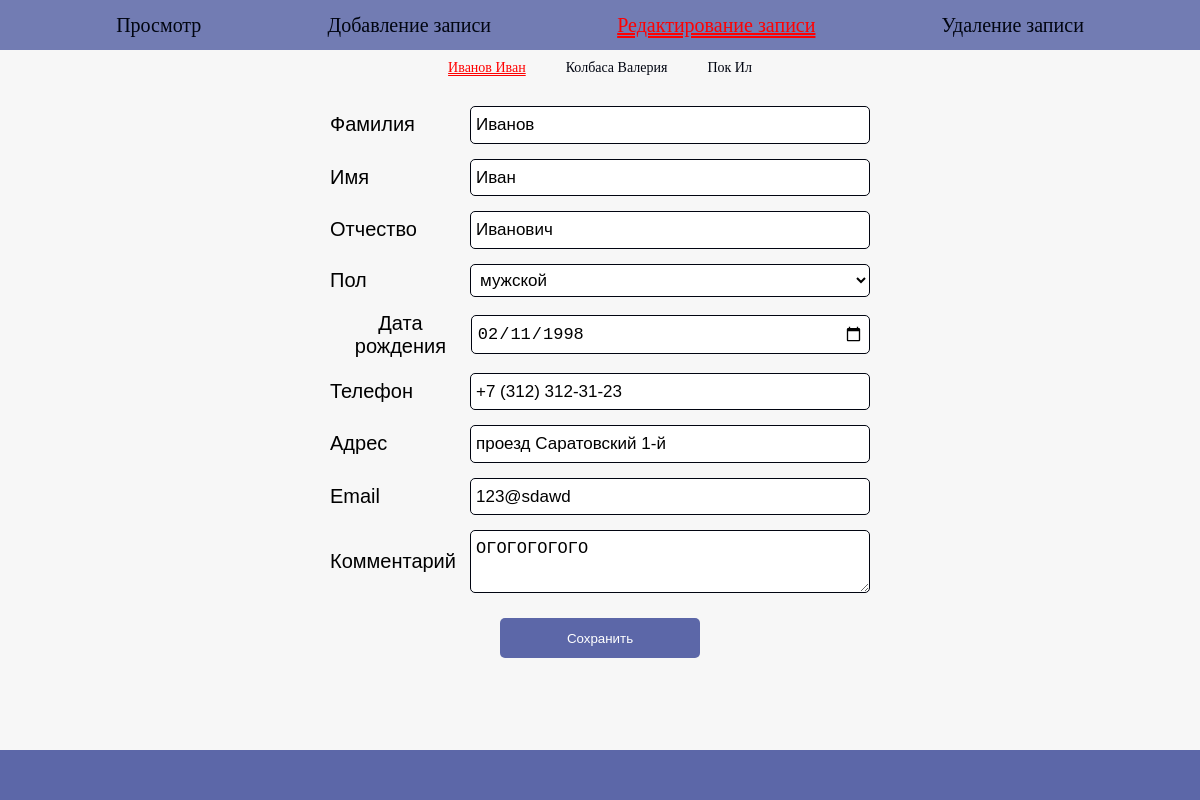
The app's page /index.php?page=edit with its own data.
### tables this page shows
CREATE TABLE contacts (
        id INTEGER PRIMARY KEY AUTOINCREMENT,
        surname TEXT NOT NULL,
        name TEXT NOT NULL,
        lastname TEXT DEFAULT '',
        gender TEXT DEFAULT '',
        birth_date TEXT,
        phone TEXT DEFAULT '',
        location TEXT DEFAULT '',
        email TEXT DEFAULT '',
        comment TEXT DEFAULT '',
        created_at TEXT DEFAULT CURRENT_TIMESTAMP
    );

### edit.php (the view, shortened to what this page needs)
<?php
$db = get_db();
$button = 'Сохранить';
$rows = $db->query('SELECT id, surname, name FROM contacts ORDER BY surname ASC, name ASC')
    ->fetchAll();
$ids = array();
foreach ($rows as $r) {
    $ids[] = (int) $r['id'];
}
$current = isset($_GET['edit_id']) ? (int) $_GET['edit_id'] : 0;
if (!in_array($current, $ids, true)) {
    $current = $ids[0];
}
echo '<div class="submenu" style="flex-wrap:wrap;">';
foreach ($rows as $r) {
    $cls = ((int) $r['id'] === $current) ? ' class="select"' : '';
    echo '<a' . $cls . ' href="index.php?page=edit&edit_id=' . (int) $r['id'] . '">'
        . htmlspecialchars($r['surname'] . ' ' . $r['name']) . '</a>';
}
echo '</div>';
$stmt = $db->prepare('SELECT * FROM contacts WHERE id = ?');
$stmt->execute(array($current));
$db_row = $stmt->fetch();
$row = array(
    'surname'  => $db_row['surname'],
    'name'     => $db_row['name'],
    'lastname' => $db_row['lastname'],
    'gender'   => $db_row['gender'],
    'date'     => $db_row['birth_date'],
    'phone'    => $db_row['phone'],
    'location' => $db_row['location'],
    'email'    => $db_row['email'],
    'comment'  => $db_row['comment'],
);
?>
<form name="form_edit" method="post">
    <div class="column">
        <div class="add">
            <label>Фамилия</label> <input type="text" name="surname" placeholder="Фамилия" value="<?= htmlspecialchars($row['surname']); ?>">
        </div>
        <div class="add">
            <label>Имя</label> <input type="text" name="name" placeholder="Имя" value="<?= htmlspecialchars($row['name']); ?>">
        </div>
        <div class="add">
            <label>Отчество</label> <input type="text" name="lastname" placeholder="Отчество" value="<?= htmlspecialchars($row['lastname']); ?>">
        </div>
        <div class="add">
            <label>Пол</label>
            <select name="gender">
                <option value="мужской"<?= $row['gender'] === 'мужской' ? ' selected' : ''; ?>>мужской</option>
            </select>
        </div>
        <div class="add">
            <label>Дата рождения</label> <input type="date" name="date" value="<?= htmlspecialchars($row['date']); ?>">
        </div>
        <div class="add">
            <label>Телефон</label> <input type="text" name="phone" placeholder="Телефон" value="<?= htmlspecialchars($row['phone']); ?>">
        </div>
        <div class="add">
            <label>Адрес</label> <input type="text" name="location" placeholder="Адрес" value="<?= htmlspecialchars($row['location']); ?>">
        </div>
        <div class="add">
            <label>Email</label> <input type="email" name="email" placeholder="Email" value="<?= htmlspecialchars($row['email']); ?>">
        </div>
        <div class="add">
            <label>Комментарий</label> <textarea name="comment" placeholder="Краткий комментарий"><?= htmlspecialchars($row['comment']); ?></textarea>
        </div>
        <button type="submit" value="<?= $button; ?>" name="button" class="form-btn"><?= $button; ?></button>
    </div>
</form>

### style.css (style rules this page uses)
:root { --color_a: rgb(1, 5, 17); --back_a: rgba(92, 103, 168, 0.541); }
html { font-family: sans-serif; font-size: 17px; }
body { padding: 0; margin: 0; font-family: sans-serif; background-color: rgb(247, 247, 247); font-size: 20px; }
*, *::after, *::before { box-sizing: border-box; }
a { font-family: 'Lemonada', cursive; text-decoration: none; color:var(--color_a); }
.select { text-decoration: underline; text-decoration-style: double; }
.submenu { display: flex; justify-content: center; margin-bottom: 20px; }
.submenu a { display: block; padding: 10px 20px; text-decoration: none; text-align: center; }
.submenu .select { text-decoration: underline; text-decoration-style: double; }
.add { width: 90%; margin: 15px auto; display: flex; justify-content: space-between; align-items: center; }
.column { margin: auto; width: 50%; }
input, select, textarea { display: block; width: 400px; padding: 5px; font-size: 17px; font-weight: 400; line-height: 1.5; color: black; background-color: #fff; border: 1px solid var(--color_a); border-radius: 5px; }
label { display: inline-block; box-sizing: border-box; padding: inherit; }
.form-btn { background-color: rgb(92, 103, 168); border: none; width: 200px; height: 40px; color: #fff; border-radius: 5px; transition: .3s; margin-bottom: 10px; margin-top: 10px; }
header a.select, .submenu a.select { color: red; }
.submenu a { font-size: 14px; }

### records on screen
contacts: surname+name "Иванов Иван", surname "Иванов", name "Иван", lastname "Иванович", gender "мужской", date "02/11/1998", phone "+7 (312) 312-31-23", location "проезд Саратовский 1-й", email "123@sdawd", comment "ОГОГОГОГОГО"
contacts: surname+name "Колбаса Валерия"
contacts: surname+name "Пок Ил"

### other values on screen
$label "Просмотр"
$label "Добавление записи"
$label "Редактирование записи"
$label "Удаление записи"
$button "Сохранить"
